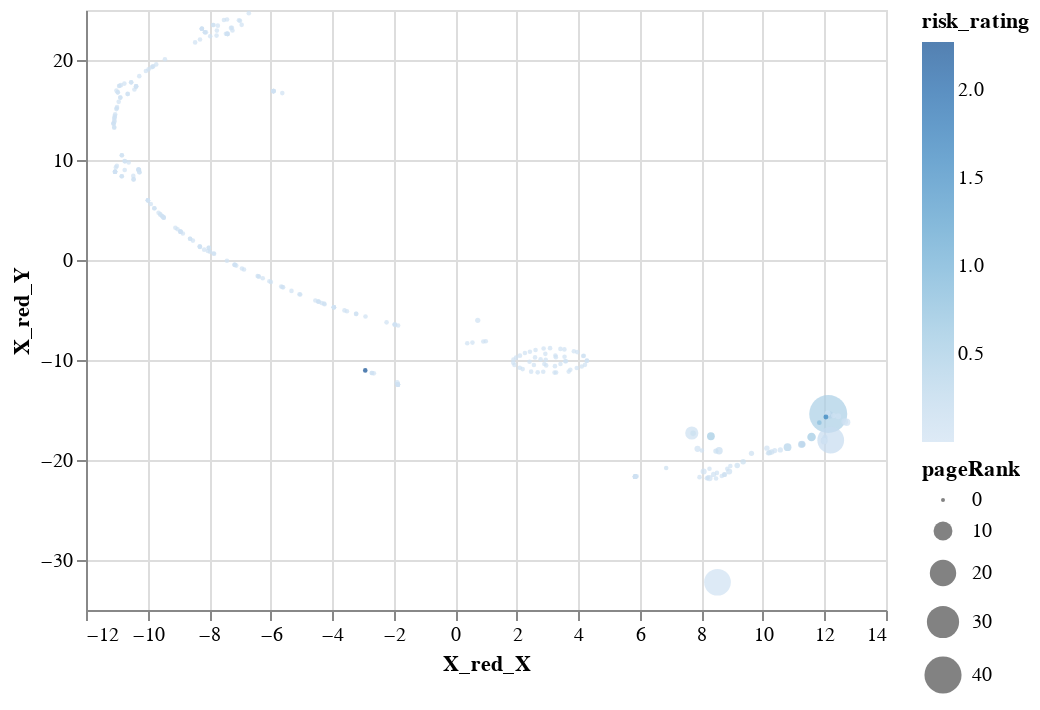

The code cell stored with this chart in its notebook:
### Code cell
alt.Chart(TSNE_components).mark_circle(size=60).encode(
    x='X_red_X',
    y='X_red_Y',
    size='pageRank',
    color='risk_rating',
    tooltip=['btc_id', 'total_amount', 'out_deg', 'in_deg', 'risk_rating']
).interactive()

### Figure 1 — Vega-Lite specification as saved in the notebook (floating-point values rounded to 4 significant figures; data arrays with more than 128 entries replaced by an {"elided": "..."} marker saying what was removed)
{"config": {"view": {"continuousWidth": 400, "continuousHeight": 300}}, "data": {"name": "data-3f2800f4528d95c74ad442c86a84a875"}, "mark": {"type": "circle", "size": 60}, "encoding": {"color": {"type": "quantitative", "field": "risk_rating"}, "size": {"type": "quantitative", "field": "pageRank"}, "tooltip": [{"type": "nominal", "field": "btc_id"}, {"type": "quantitative", "field": "total_amount"}, {"type": "quantitative", "field": "out_deg"}, {"type": "quantitative", "field": "in_deg"}, {"type": "quantitative", "field": "risk_rating"}], "x": {"type": "quantitative", "field": "X_red_X"}, "y": {"type": "quantitative", "field": "X_red_Y"}}, "selection": {"selector001": {"type": "interval", "bind": "scales", "encodings": ["x", "y"]}}, "$schema": "https://vega.github.io/schema/vega-lite/v4.8.1.json", "datasets": {"data-3f2800f4528d95c74ad442c86a84a875": {"elided": "299 records"}}}
